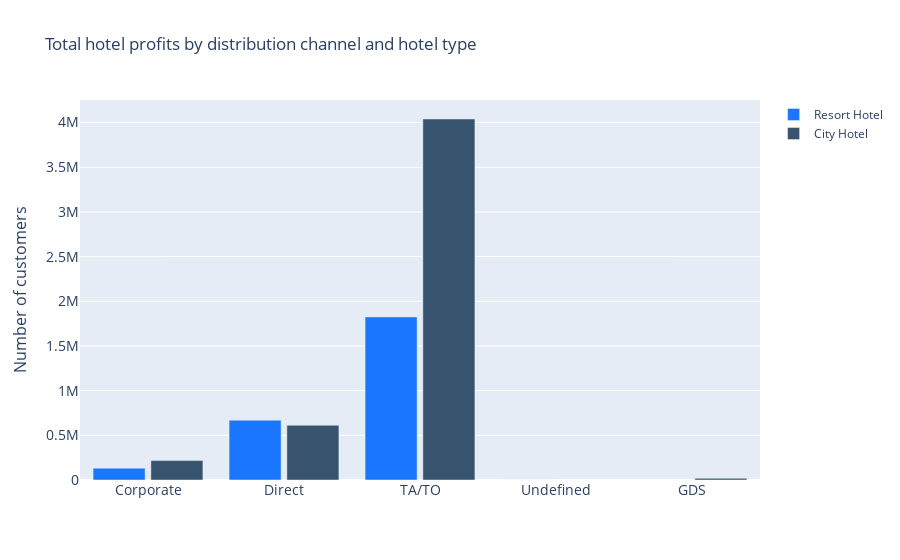

This figure's notebook cell:
### Code cell
fig = go.Figure()
fig.add_trace(go.Bar(x=adr_resort_hotel_channel['distribution_channel'],
                y=adr_resort_hotel_channel['Total_profit'],
                name='Resort Hotel',
                marker_color='rgb(26, 118, 255)'
                ))
fig.add_trace(go.Bar(x=adr_city_hotel_channel['distribution_channel'],
                y=adr_city_hotel_channel['Total_profit'],
                name='City Hotel',
                marker_color='rgb(55, 83, 109)'
                ))

fig.update_layout(
    title='Total hotel profits by distribution channel and hotel type',
    xaxis_tickfont_size=14,
    yaxis=dict(
        title='Number of customers',
        titlefont_size=16,
        tickfont_size=14,
    ),
    barmode='group',
    bargap=0.15, # gap between bars of adjacent location coordinates.
    bargroupgap=0.1 # gap between bars of the same location coordinate.
)
fig.show()

### Figure 1 — Plotly figure (JSON) as saved in the notebook; plotly's stock layout.template omitted (floating-point values rounded to 4 significant figures)
{"data": [{"marker": {"color": "rgb(26, 118, 255)"}, "name": "Resort Hotel", "type": "bar", "x": ["Corporate", "Direct", "TA/TO", "Undefined"], "y": [132900.0, 669300.0, 1825000.0, 112.7]}, {"marker": {"color": "rgb(55, 83, 109)"}, "name": "City Hotel", "type": "bar", "x": ["Corporate", "Direct", "GDS", "TA/TO"], "y": [217000.0, 612500.0, 18710.0, 4040000.0]}], "layout": {"bargap": 0.15, "bargroupgap": 0.1, "barmode": "group", "title": {"text": "Total hotel profits by distribution channel and hotel type"}, "xaxis": {"tickfont": {"size": 14}}, "yaxis": {"tickfont": {"size": 14}, "title": {"font": {"size": 16}, "text": "Number of customers"}}}}
